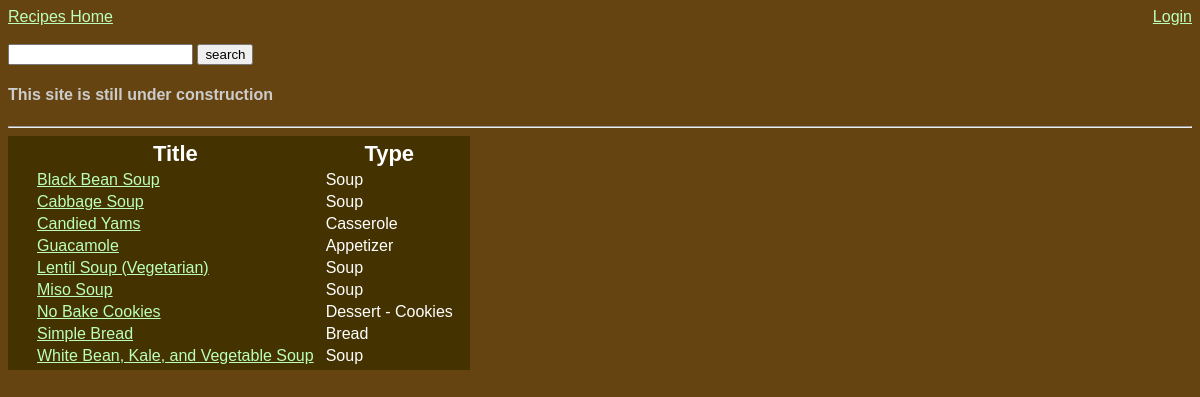
The page / on the database its author committed.
### tables this page shows
CREATE TABLE `recipes` (
  `indx` int(10) NOT NULL AUTO_INCREMENT,
  `title` varchar(100) DEFAULT NULL,
  `user` varchar(50) DEFAULT NULL,
  `type` varchar(100) DEFAULT NULL,
  `imageLocation` varchar(500) DEFAULT NULL,
  `ingredients` varchar(5000) DEFAULT NULL,
  `directions` varchar(5000) DEFAULT NULL,
  PRIMARY KEY (`indx`)
);

### auth.php (called while the page is built, shortened)
<?php
class User {
    var $loggedIn = false;
    function checkLoggedIn() {
        return $this->loggedIn;
    }
}
?>

### index.php (the view, shortened to what this page needs)
<?php
    include("header.php");
    $result = mysql_query("select * from recipes order by title");
    echo "<table>";
    echo "<th></th><th>Title</th><th>Type</th>";
    while($row = mysql_fetch_array($result)){
        echo "<tr><td>";
        echo "</td>
            <td><a href=\"showForm.php?indx=".$row['indx']."\">".$row['title']."</a></td>
            <td>".$row['type']."</td>
            </tr>";
    }
    echo '</table>';
    include("footer.php");
?>

### header.php (shortened to what this page needs)
<?php
    include("auth.php");
    echo "
        <!DOCTYPE HTML>
            <head>
                <title>Recipes</title>
                <link rel=\"stylesheet\" type=\"text/css\" href=\"recipestyle.css\" />
            </head>
            <body>
        ";
    if(isset($_SESSION['currentUser']) && $_SESSION['currentUser']->checkLoggedIn()){
        $_SESSION['currentUser']->dbConnect();
        echo "
            <div style=\"float:right;\">
            <a href=\"addRecipe.php\">New Recipe</a> |
            <a href=\"editUser.php\">Edit Account</a> |
            <a href=\"logout.php\">Logout</a><br /><br />
            You are logged in as ".$_SESSION['currentUser']->username;
        if($_SESSION['currentUser']->userlevel==1){
            echo '<br /><br />
                Welcome, '.$_SESSION['currentUser']->firstname.'.
                <a href="admin.php">Admin Home</a>
                ';
        }
        echo '</div>';
    }else {
        echo "
            <div style=\"float:right;\">
            <a href=\"login.php\">Login</a><br /><br />
            </div>
            ";
    }
    echo "<a href=\".\">Recipes Home</a><br /><br />";
    echo "
        <form action=\"searchRecipes.php\" method=\"get\">
            <input type=\"text\" name=\"searchfield\" value=\"".$_GET['searchfield']."\"; ?>
        <input type=\"submit\" value=\"search\" />
        </form>
        ";
    echo "<h4>This site is still under construction</h4><hr />";
?>

### footer.php (shortened to what this page needs)
    </body>
</html>

### recipestyle.css (style rules this page uses)
body { background-color:#641; color:#ccc; font-size:16px; font-family:helvetica, sans-serif; }
a:link { color:#bfb; }
table { background-color:#430; color:#fff; padding:2px 10px 2px 10px; }
td { padding-left:5px; padding-right:5px; }
th { font-size:22px; }
form { display:inline; }

### rows shown on the page
recipes: title "Black Bean Soup", type "Soup"
recipes: title "Cabbage Soup", type "Soup"
recipes: title "Candied Yams", type "Casserole"
recipes: title "Guacamole", type "Appetizer"
recipes: title "Lentil Soup (Vegetarian)", type "Soup"
recipes: title "Miso Soup", type "Soup"
recipes: title "No Bake Cookies", type "Dessert - Cookies"
recipes: title "Simple Bread", type "Bread"
recipes: title "White Bean, Kale, and Vegetable Soup", type "Soup"
